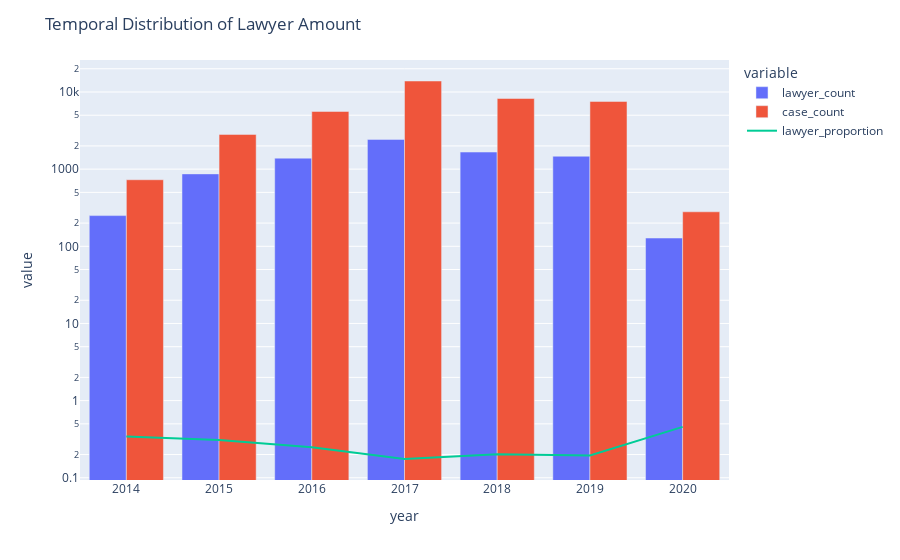

The notebook cell saved with this chart:
### Code cell
fig = px.bar(
    lawyer_cases, 
    x = 'year', 
    y = ['lawyer_count', 'case_count']
)
fig.add_trace(
    go.Scatter(
        x = lawyer_cases['year'], 
        y = lawyer_cases['lawyer_proportion'], 
        mode = "lines", 
        name = "lawyer_proportion", 
        showlegend=True,
    )
)
fig.update_layout(
    barmode = "group",
    title = "Temporal Distribution of Lawyer Amount"
    
)
fig.update_yaxes(type="log")
fig.write_html("/Users/starice/OwnFiles/cityu/RA/case_study/case_study_result/figures/plaintiffs/html/temp_dist_lawyer.html")
fig.show()

### Figure 1 — Plotly figure (JSON) as saved in the notebook; plotly's stock layout.template omitted (floating-point values rounded to 4 significant figures)
{"data": [{"alignmentgroup": "True", "hovertemplate": "variable=lawyer_count<br>year=%{x}<br>value=%{y}<extra></extra>", "legendgroup": "lawyer_count", "marker": {"color": "#636efa"}, "name": "lawyer_count", "offsetgroup": "lawyer_count", "orientation": "v", "showlegend": true, "textposition": "auto", "type": "bar", "x": [2014, 2015, 2016, 2017, 2018, 2019, 2020], "xaxis": "x", "y": [250, 868, 1389, 2431, 1665, 1470, 128], "yaxis": "y"}, {"alignmentgroup": "True", "hovertemplate": "variable=case_count<br>year=%{x}<br>value=%{y}<extra></extra>", "legendgroup": "case_count", "marker": {"color": "#EF553B"}, "name": "case_count", "offsetgroup": "case_count", "orientation": "v", "showlegend": true, "textposition": "auto", "type": "bar", "x": [2014, 2015, 2016, 2017, 2018, 2019, 2020], "xaxis": "x", "y": [729, 2820, 5596, 13879, 8241, 7543, 280], "yaxis": "y"}, {"mode": "lines", "name": "lawyer_proportion", "showlegend": true, "type": "scatter", "x": [2014, 2015, 2016, 2017, 2018, 2019, 2020], "y": [0.3429, 0.3078, 0.2482, 0.1752, 0.202, 0.1949, 0.4571]}], "layout": {"barmode": "group", "legend": {"title": {"text": "variable"}, "tracegroupgap": 0}, "margin": {"t": 60}, "title": {"text": "Temporal Distribution of Lawyer Amount"}, "xaxis": {"anchor": "y", "domain": [0, 1], "title": {"text": "year"}}, "yaxis": {"anchor": "x", "domain": [0, 1], "title": {"text": "value"}, "type": "log"}}}
